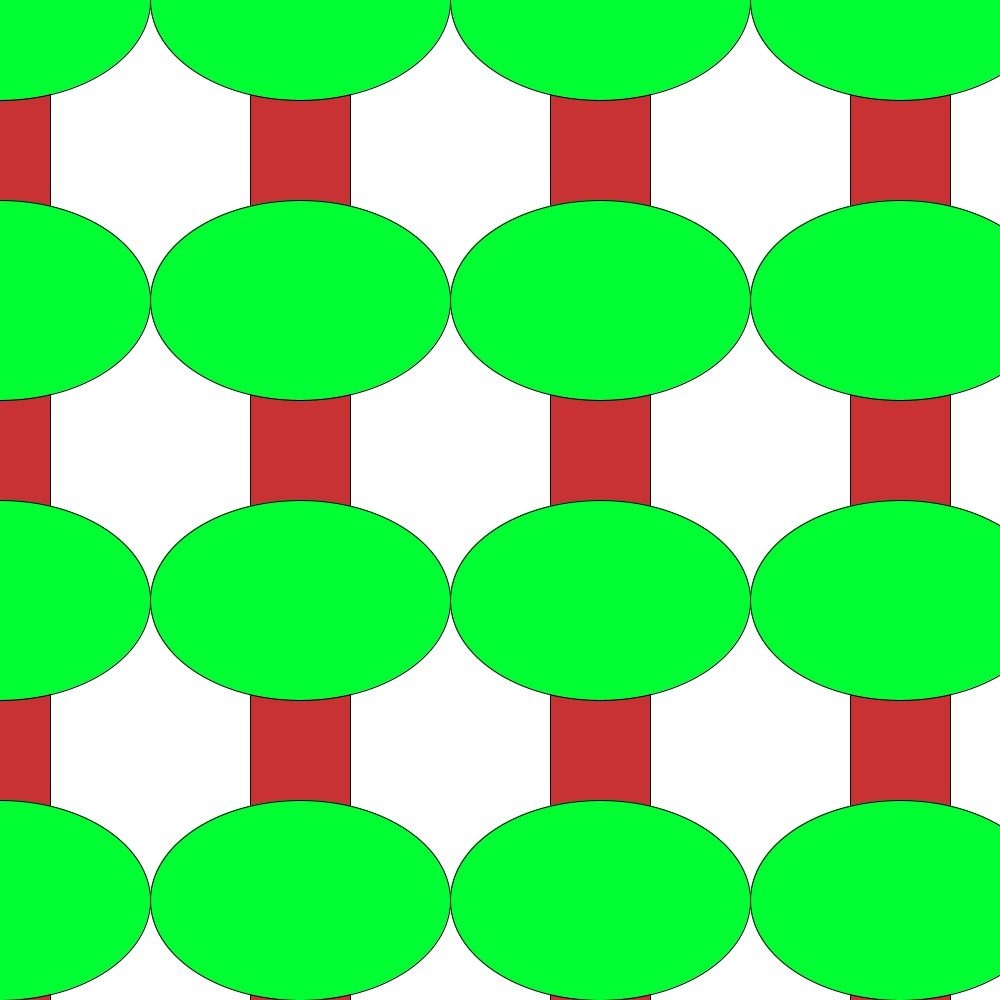
Frame 1 (no input)
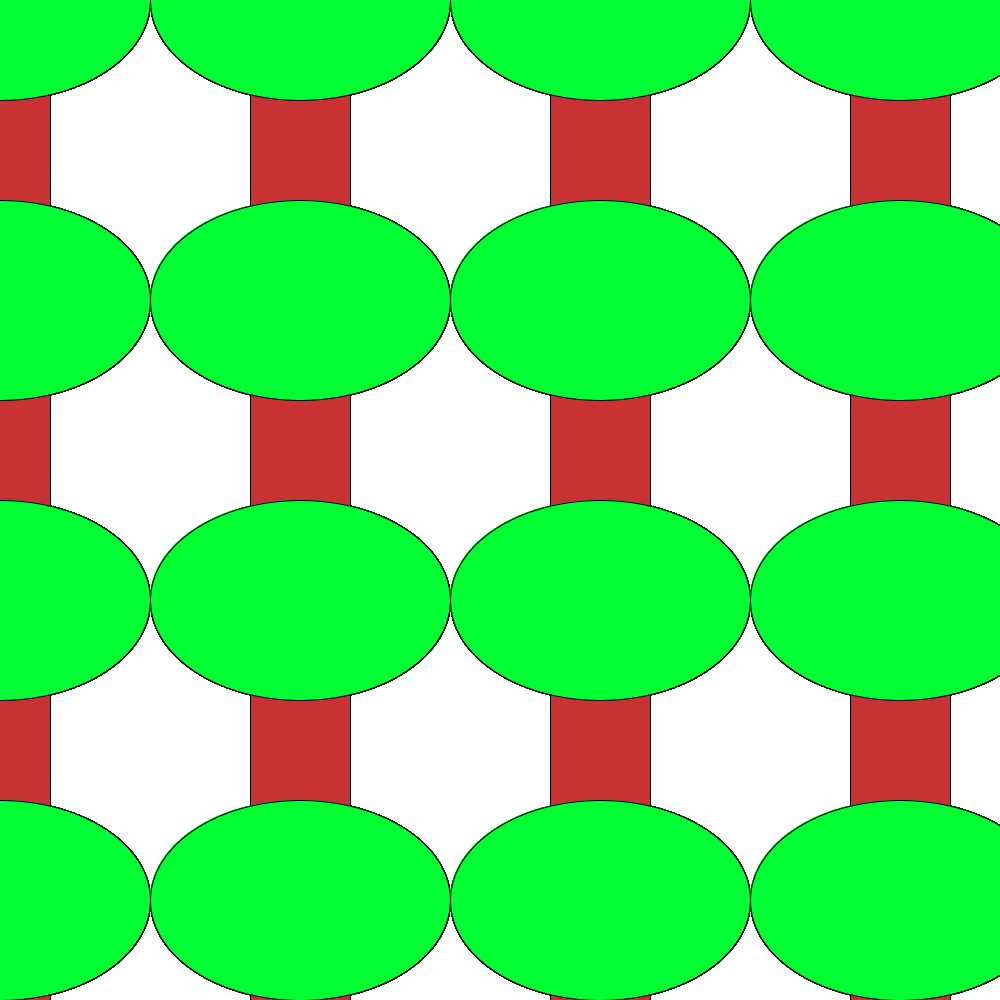
Frame 60 (the mouse pressed at the canvas centre just before this capture)
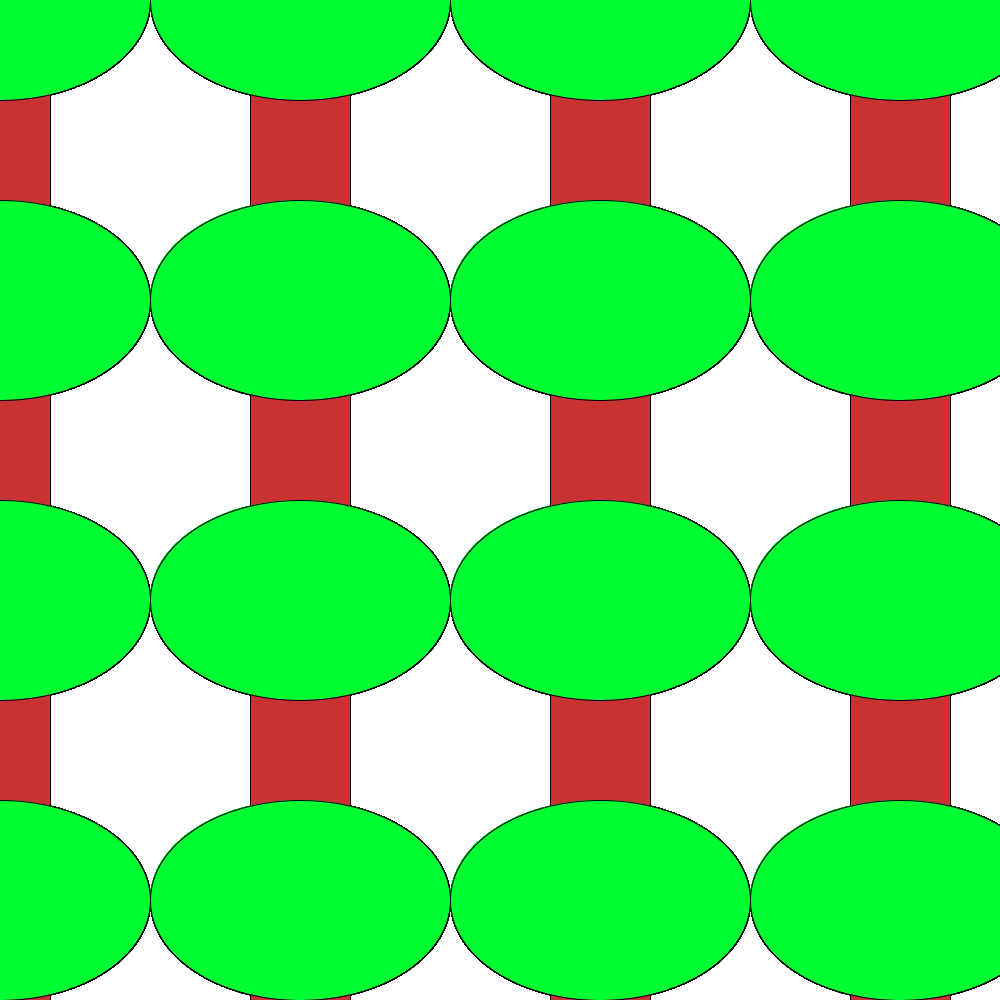
Frame 120 (the mouse held since frame 60 and released just before this capture)

The Processing sketch that drew these frames (run headless with seeded random() and noise(); from frame 60 on, the mouse is pressed at the canvas centre):

// Processing sketch: sketch_9_10
// ── sketch_9_10.pde
void setup(){
 size(1000,1000);
 background(255);

}

void draw(){

   bos(0,0);
}
void boom(int x , int y){
  
  fill(200,50,50);
  rect(x - 50,y,100,300);
  fill(0,255,50);
  ellipse(x,y,300,200);

}

void bos(int startX, int startY){
int x = startX;
int y = startY;
  for(int i = 0; i < 10; i++){
  for(int j = 0; j < 10; j++){
boom(x,y);


 x += 300; 
  }
 x = startX;
 y+= 300;

}
}
